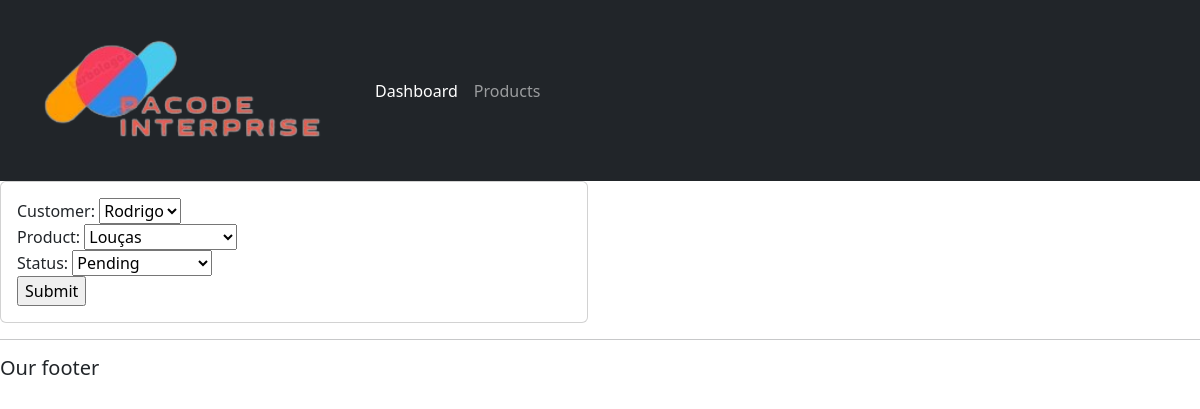
The page /update_order/2/ on the database its author committed.
### accounts/models.py (models this page shows, shortened)
class Order(models.Model):
    STATUS = (
            ('Pending', 'Pending'),
            ('Out for delivery', 'Out for delivery'),
            ('Delivered', 'Delivered')
    )
    customer = models.ForeignKey(Customer, null=True, on_delete=models.SET_NULL)
    product = models.ForeignKey(Product, null=True, on_delete=models.SET_NULL)
    date_created = models.DateTimeField(auto_now_add=True, null=True)
    status = models.CharField(max_length=200, null=True, choices=STATUS)

### accounts/views.py (the view)
# urls.py: path('update_order/<str:pk>/', views.update, name='update_order'),
def update(request, pk):
    order = Order.objects.get(id=pk)
    form = OrderForm(instance=order)
    if request.method == 'POST':
        form = OrderForm(request.POST, instance=order)
        if form.is_valid():
            form.save()
            return redirect('/')
    context = {'form': form}
    return render(request, 'accounts/order_forms.html', context)

### accounts/forms.py
class OrderForm(ModelForm):
    class Meta:
        model = Order
        fields = "__all__"

### accounts/models.py (called while the page is built)
    def __str__(self):
        return self.name

    def __str__(self):
        return self.name

### accounts/templates/accounts/order_forms.html (shortened to what this page needs)
{% extends 'accounts/main.html' %}
{% load static %}
{% block content %}
<div class="row">
    <div class="col-md-6">
        <div class="card card-body">
            <form action=""method="POST">
                {{form}}
                <input type="submit" name="Submit">
            </form>
        </div>
    </div>
</div>
{% endblock %}

### static/css/main.css (style rules this page uses)
body { background-color: #ebeff5; }

### rows shown on the page
Order: customer "Rodrigo", product "Louças", status "Pending"
